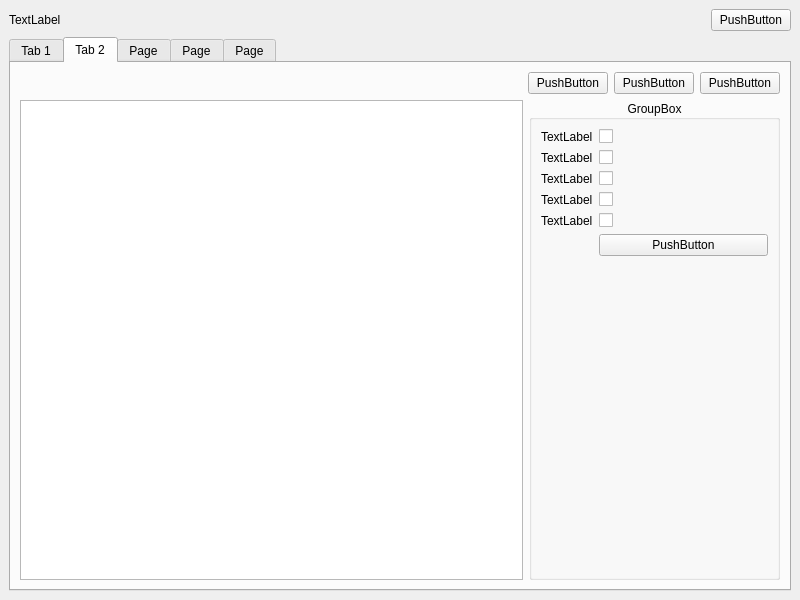
<?xml version='1.0' encoding='UTF-8'?>
<ui version="4.0">
 <class>SettingsWindow</class>
 <widget class="QMainWindow" name="SettingsWindow">
  <property name="geometry">
   <rect>
    <x>0</x>
    <y>0</y>
    <width>800</width>
    <height>600</height>
   </rect>
  </property>
  <property name="windowTitle">
   <string>SettingsWindow</string>
  </property>
  <widget class="QWidget" name="centralwidget">
   <layout class="QVBoxLayout" name="verticalLayout" stretch="0,0">
    <item>
     <layout class="QHBoxLayout" name="horizontalLayout">
      <item>
       <widget class="QLabel" name="userLabel">
        <property name="text">
         <string>TextLabel</string>
        </property>
       </widget>
      </item>
      <item>
       <spacer name="space1">
        <property name="orientation">
         <enum>Qt::Orientation::Horizontal</enum>
        </property>
        <property name="sizeHint" stdset="0">
         <size>
          <width>40</width>
          <height>20</height>
         </size>
        </property>
       </spacer>
      </item>
      <item>
       <widget class="QPushButton" name="logoutBtn">
        <property name="text">
         <string>PushButton</string>
        </property>
       </widget>
      </item>
     </layout>
    </item>
    <item>
     <widget class="QTabWidget" name="tabWidget">
      <property name="currentIndex">
       <number>1</number>
      </property>
      <widget class="QWidget" name="shopProfil">
       <attribute name="title">
        <string>Tab 1</string>
       </attribute>
       <layout class="QVBoxLayout" name="verticalLayout_2">
        <item>
         <layout class="QHBoxLayout" name="horizontalLayout_14">
          <item>
           <spacer name="horizontalSpacer_5">
            <property name="orientation">
             <enum>Qt::Orientation::Horizontal</enum>
            </property>
            <property name="sizeHint" stdset="0">
             <size>
              <width>40</width>
              <height>20</height>
             </size>
            </property>
           </spacer>
          </item>
          <item>
           <widget class="QPushButton" name="saveSettingsBtn">
            <property name="text">
             <string>PushButton</string>
            </property>
           </widget>
          </item>
          <item>
           <widget class="QPushButton" name="cancelSettingsBtn">
            <property name="text">
             <string>PushButton</string>
            </property>
           </widget>
          </item>
         </layout>
        </item>
        <item>
         <layout class="QHBoxLayout" name="horizontalLayout_2">
          <item>
           <widget class="QLabel" name="shopNameLabel">
            <property name="text">
             <string>TextLabel</string>
            </property>
           </widget>
          </item>
<item>
            <widget class="QLineEdit" name="shopNameField" />
           </item>
           </layout>
        </item>
        <item>
         <layout class="QHBoxLayout" name="horizontalLayout_3">
          <item>
           <widget class="QLabel" name="adressLable">
            <property name="text">
             <string>TextLabel</string>
            </property>
           </widget>
          </item>
          <item>
           <widget class="QLineEdit" name="adressField" />
          </item>
          <item>
           <widget class="QLineEdit" name="cityField" />
          </item>
           <item>
            <widget class="QLineEdit" name="postalField" />
           </item>
          </layout>
         </item>
         <item>
          <layout class="QHBoxLayout" name="horizontalLayout_activity">
           </layout>
         </item>
         <item>
          <layout class="QHBoxLayout" name="horizontalLayout_4">
          <item>
           <widget class="QLabel" name="phoneLabel">
            <property name="text">
             <string>TextLabel</string>
            </property>
           </widget>
          </item>
          <item>
           <widget class="QLineEdit" name="phoneField" />
          </item>
          <item>
           <widget class="QLabel" name="emailLabel">
            <property name="text">
             <string>TextLabel</string>
            </property>
           </widget>
          </item>
          <item>
           <widget class="QLineEdit" name="emailField" />
          </item>
         </layout>
        </item>
        <item>
         <widget class="QLabel" name="logoImageLabel">
          <property name="text">
           <string>TextLabel</string>
          </property>
         </widget>
        </item>
        <item>
         <layout class="QHBoxLayout" name="horizontalLayout_6">
          <item>
           <widget class="QLabel" name="websiteLabel">
            <property name="text">
             <string>TextLabel</string>
            </property>
           </widget>
          </item>
          <item>
           <widget class="QLineEdit" name="websiteField" />
          </item>
         </layout>
        </item>
        <item>
         <layout class="QHBoxLayout" name="horizontalLayout_5">
          <item>
           <layout class="QFormLayout" name="formLayout">
            <item row="0" column="0">
             <widget class="QLabel" name="facebookLabel">
              <property name="text">
               <string>TextLabel</string>
              </property>
             </widget>
            </item>
            <item row="0" column="1">
             <widget class="QLineEdit" name="facebookField" />
            </item>
            <item row="1" column="0">
             <widget class="QLabel" name="instagramLabel">
              <property name="text">
               <string>TextLabel</string>
              </property>
             </widget>
            </item>
            <item row="1" column="1">
             <widget class="QLineEdit" name="instagramField" />
            </item>
           </layout>
          </item>
          <item>
           <layout class="QFormLayout" name="formLayout_2">
            <item row="0" column="0">
             <widget class="QLabel" name="tiktokLabel">
              <property name="text">
               <string>TextLabel</string>
              </property>
             </widget>
            </item>
            <item row="1" column="0">
             <widget class="QLabel" name="whatsappLabel">
              <property name="text">
               <string>TextLabel</string>
              </property>
             </widget>
            </item>
            <item row="0" column="1">
             <widget class="QLineEdit" name="tiktokField" />
            </item>
            <item row="1" column="1">
             <widget class="QLineEdit" name="whatsappField" />
            </item>
           </layout>
          </item>
         </layout>
        </item>
       </layout>
      </widget>
      <widget class="QWidget" name="usersTab">
       <attribute name="title">
        <string>Tab 2</string>
       </attribute>
       <layout class="QVBoxLayout" name="verticalLayout_3" stretch="0,4">
        <item>
         <layout class="QHBoxLayout" name="horizontalLayout_7">
          <item>
           <spacer name="horizontalSpacer">
            <property name="orientation">
             <enum>Qt::Orientation::Horizontal</enum>
            </property>
            <property name="sizeHint" stdset="0">
             <size>
              <width>40</width>
              <height>20</height>
             </size>
            </property>
           </spacer>
          </item>
          <item>
           <widget class="QPushButton" name="userAddBtn">
            <property name="text">
             <string>PushButton</string>
            </property>
           </widget>
          </item>
          <item>
           <widget class="QPushButton" name="userEditBtn">
            <property name="text">
             <string>PushButton</string>
            </property>
           </widget>
          </item>
          <item>
           <widget class="QPushButton" name="userDeleteBtn">
            <property name="text">
             <string>PushButton</string>
            </property>
           </widget>
          </item>
         </layout>
        </item>
        <item>
         <layout class="QHBoxLayout" name="horizontalLayout_26" stretch="2,1">
          <item>
           <widget class="QTableView" name="usersTable" />
          </item>
          <item>
           <widget class="QGroupBox" name="userPermissions">
            <property name="title">
             <string>GroupBox</string>
            </property>
            <property name="alignment">
             <set>Qt::AlignmentFlag::AlignCenter</set>
            </property>
            <layout class="QFormLayout" name="formLayout_3">
             <property name="labelAlignment">
              <set>Qt::AlignmentFlag::AlignCenter</set>
             </property>
             <property name="formAlignment">
              <set>Qt::AlignmentFlag::AlignHCenter|Qt::AlignmentFlag::AlignTop</set>
             </property>
             <item row="0" column="0">
              <widget class="QLabel" name="pWithdrawLabel">
               <property name="text">
                <string>TextLabel</string>
               </property>
              </widget>
             </item>
             <item row="0" column="1">
              <widget class="ToggleSwitch" name="pWithdrawCheck">
               <property name="text">
                <string />
               </property>
              </widget>
             </item>
             <item row="1" column="0">
              <widget class="QLabel" name="pDeleteTicketLabel">
               <property name="text">
                <string>TextLabel</string>
               </property>
              </widget>
             </item>
             <item row="1" column="1">
              <widget class="ToggleSwitch" name="pDeleteTicketCheck">
               <property name="text">
                <string />
               </property>
              </widget>
             </item>
             <item row="2" column="0">
              <widget class="QLabel" name="pDeleteProductLabel">
               <property name="text">
                <string>TextLabel</string>
               </property>
              </widget>
             </item>
             <item row="2" column="1">
              <widget class="ToggleSwitch" name="pDeleteProductCheck">
               <property name="text">
                <string />
               </property>
              </widget>
             </item>
             <item row="3" column="0">
              <widget class="QLabel" name="pAddCatLabel">
               <property name="text">
                <string>TextLabel</string>
               </property>
              </widget>
             </item>
             <item row="3" column="1">
              <widget class="ToggleSwitch" name="paddCatCheck">
               <property name="text">
                <string />
               </property>
              </widget>
             </item>
             <item row="4" column="0">
              <widget class="QLabel" name="pDiscountsLabel">
               <property name="text">
                <string>TextLabel</string>
               </property>
              </widget>
             </item>
             <item row="4" column="1">
              <widget class="ToggleSwitch" name="pDiscountsCheck">
               <property name="text">
                <string />
               </property>
              </widget>
             </item>
             <item row="8" column="1">
              <widget class="QPushButton" name="permissionsSaveBtn">
               <property name="text">
                <string>PushButton</string>
               </property>
              </widget>
             </item>
            </layout>
           </widget>
          </item>
         </layout>
        </item>
       </layout>
      </widget>
      <widget class="QWidget" name="appSettings">
       <attribute name="title">
        <string>Page</string>
       </attribute>
        <layout class="QVBoxLayout" name="appSettingsOuter">
         <property name="leftMargin">
          <number>0</number>
         </property>
         <property name="topMargin">
          <number>0</number>
         </property>
         <property name="rightMargin">
          <number>0</number>
         </property>
         <property name="bottomMargin">
          <number>0</number>
         </property>
         <item>
          <widget class="QScrollArea" name="appSettingsScroll">
           <property name="frameShape">
            <enum>QFrame::NoFrame</enum>
           </property>
           <property name="widgetResizable">
            <bool>true</bool>
           </property>
           <widget class="QWidget" name="appSettingsScrollArea">
            <layout class="QVBoxLayout" name="verticalLayout_4" stretch="1,1,1,2">
        <item>
         <widget class="QGroupBox" name="themeSettings">
          <property name="title">
           <string>GroupBox</string>
          </property>
          <layout class="QVBoxLayout" name="verticalLayout_6">
            <item>
             <layout class="QHBoxLayout" name="horizontalLayout_10">
              <item>
               <widget class="QComboBox" name="colorSelect" />
              </item>
              <item>
               <widget class="QComboBox" name="fontSelect" />
              </item>
             </layout>
            </item>
            <item>
             <layout class="QHBoxLayout" name="horizontalLayout_bgImage">
              <item>
               <widget class="QLabel" name="bgImageLabel">
                <property name="text">
                 <string>Background image</string>
                </property>
               </widget>
              </item>
              <item>
               <widget class="QPushButton" name="bgImageChooseBtn">
                <property name="text">
                 <string>Choose Image...</string>
                </property>
               </widget>
              </item>
              <item>
               <widget class="QPushButton" name="bgImageRemoveBtn">
                <property name="text">
                 <string>Remove</string>
                </property>
               </widget>
              </item>
              <item>
               <widget class="QLabel" name="bgImagePreview">
                <property name="text">
                 <string />
                </property>
                <property name="fixedSize">
                 <size>
                  <width>60</width>
                  <height>34</height>
                 </size>
                </property>
                <property name="alignment">
                 <set>Qt::AlignmentFlag::AlignCenter</set>
                </property>
               </widget>
              </item>
              <item>
               <spacer name="horizontalSpacer_bgImage">
                <property name="orientation">
                 <enum>Qt::Orientation::Horizontal</enum>
                </property>
                <property name="sizeHint" stdset="0">
                 <size>
                  <width>20</width>
                  <height>20</height>
                 </size>
                </property>
               </spacer>
              </item>
             </layout>
            </item>
            <item>
             <layout class="QHBoxLayout" name="horizontalLayout_bgOptions">
              <item>
               <widget class="QLabel" name="bgScaleLabel">
                <property name="text">
                 <string>Scale</string>
                </property>
               </widget>
              </item>
              <item>
               <widget class="QComboBox" name="bgScaleSelect" />
              </item>
              <item>
               <spacer name="horizontalSpacer_bgOptions">
                <property name="orientation">
                 <enum>Qt::Orientation::Horizontal</enum>
                </property>
                <property name="sizeHint" stdset="0">
                 <size>
                  <width>20</width>
                  <height>20</height>
                 </size>
                </property>
               </spacer>
              </item>
              <item>
               <widget class="QLabel" name="bgDimLabel">
                <property name="text">
                 <string>Dim</string>
                </property>
               </widget>
              </item>
              <item>
               <widget class="QSlider" name="bgDimSlider">
                <property name="toolTip">
                 <string>Darkens the background image so text stays readable (no effect without an image)</string>
                </property>
                <property name="orientation">
                 <enum>Qt::Orientation::Horizontal</enum>
                </property>
                <property name="minimum">
                 <number>0</number>
                </property>
                <property name="maximum">
                 <number>100</number>
                </property>
                <property name="singleStep">
                 <number>5</number>
                </property>
                <property name="pageStep">
                 <number>25</number>
                </property>
                <property name="value">
                 <number>0</number>
                </property>
                <property name="maximumSize">
                 <size>
                  <width>140</width>
                  <height>16777215</height>
                 </size>
                </property>
               </widget>
              </item>
              <item>
               <widget class="QLabel" name="bgDimValue">
                <property name="text">
                 <string>0%</string>
                </property>
               </widget>
              </item>
             </layout>
            </item>
            <item>
             <layout class="QHBoxLayout" name="horizontalLayout_bgColor">
              <item>
               <widget class="QLabel" name="bgColorLabel">
                <property name="text">
                 <string>Background color (fallback)</string>
                </property>
               </widget>
              </item>
              <item>
               <widget class="QPushButton" name="bgColorBtn">
                <property name="text">
                 <string />
                </property>
                <property name="fixedSize">
                 <size>
                  <width>28</width>
                  <height>28</height>
                 </size>
                </property>
               </widget>
              </item>
              <item>
               <widget class="QPushButton" name="bgColorResetBtn">
                <property name="text">
                 <string>Reset</string>
                </property>
               </widget>
              </item>
             </layout>
            </item>
             <item>
              <layout class="QHBoxLayout" name="horizontalLayout_animations">
               <item>
                <widget class="QLabel" name="animationsLabel">
                 <property name="text">
                  <string>TextLabel</string>
                 </property>
                </widget>
               </item>
               <item>
                <widget class="ToggleSwitch" name="animationsCheckBox">
                 <property name="text">
                  <string>CheckBox</string>
                 </property>
                </widget>
               </item>
               <item>
                <spacer name="horizontalSpacer_animations">
                 <property name="orientation">
                  <enum>Qt::Orientation::Horizontal</enum>
                 </property>
                 <property name="sizeHint" stdset="0">
                  <size>
                   <width>40</width>
                   <height>20</height>
                  </size>
                 </property>
                </spacer>
               </item>
              </layout>
             </item>
             <item>
              <layout class="QHBoxLayout" name="horizontalLayout_notifSound">
               <item>
                <widget class="QLabel" name="notifSoundLabel">
                 <property name="text">
                  <string>TextLabel</string>
                 </property>
                </widget>
               </item>
               <item>
                <widget class="ToggleSwitch" name="notifSoundCheckBox">
                 <property name="text">
                  <string>CheckBox</string>
                 </property>
                </widget>
               </item>
               <item>
                <widget class="QPushButton" name="notifSoundTestBtn">
                 <property name="text">
                  <string>Play</string>
                 </property>
                </widget>
               </item>
               <item>
                <spacer name="horizontalSpacer_notifSound">
                 <property name="orientation">
                  <enum>Qt::Orientation::Horizontal</enum>
                 </property>
                 <property name="sizeHint" stdset="0">
                  <size>
                   <width>40</width>
                   <height>20</height>
                  </size>
                 </property>
                </spacer>
               </item>
              </layout>
             </item>
          </layout>
         </widget>
        </item>
        <item>
         <widget class="QGroupBox" name="registerSettings">
          <property name="title">
           <string>GroupBox</string>
          </property>
          <layout class="QHBoxLayout" name="horizontalLayout_19">
           <item>
            <widget class="QLabel" name="OOSLabel">
             <property name="text">
              <string>TextLabel</string>
             </property>
            </widget>
           </item>
           <item>
            <widget class="ToggleSwitch" name="OOSCheckBox">
             <property name="text">
              <string>CheckBox</string>
             </property>
            </widget>
           </item>
           <item>
            <spacer name="horizontalSpacer_7">
             <property name="orientation">
              <enum>Qt::Orientation::Horizontal</enum>
             </property>
             <property name="sizeHint" stdset="0">
              <size>
               <width>40</width>
               <height>20</height>
              </size>
             </property>
            </spacer>
           </item>
          </layout>
         </widget>
        </item>
        </layout>
           </widget>
          </widget>
         </item>
        </layout>
      </widget>
      <widget class="QWidget" name="printerSettings">
       <attribute name="title">
        <string>Page</string>
       </attribute>
       <layout class="QVBoxLayout" name="verticalLayout_5">
        <item>
         <layout class="QHBoxLayout" name="horizontalLayout_20">
          <item>
           <spacer name="horizontalSpacer_8">
            <property name="orientation">
             <enum>Qt::Orientation::Horizontal</enum>
            </property>
            <property name="sizeHint" stdset="0">
             <size>
              <width>40</width>
              <height>20</height>
             </size>
            </property>
           </spacer>
          </item>
          <item>
           <widget class="QLabel" name="printerEnableLabel">
            <property name="text">
             <string>TextLabel</string>
            </property>
           </widget>
          </item>
          <item>
           <widget class="ToggleSwitch" name="printerEnableBox">
            <property name="text">
             <string>CheckBox</string>
            </property>
           </widget>
          </item>
         </layout>
        </item>
        <item>
         <layout class="QHBoxLayout" name="horizontalLayout_11">
          <item>
           <widget class="QComboBox" name="portSelect" />
          </item>
          <item>
           <widget class="QPushButton" name="portRefreshBtn">
            <property name="text">
             <string>PushButton</string>
            </property>
           </widget>
          </item>
         </layout>
        </item>
        <item>
         <layout class="QHBoxLayout" name="horizontalLayout_15">
          <item>
           <widget class="QLabel" name="baudRateLabel">
            <property name="text">
             <string>TextLabel</string>
            </property>
           </widget>
          </item>
          <item>
           <widget class="QComboBox" name="baudRateSelect" />
          </item>
          <item>
           <widget class="QLabel" name="dataBitsLabel">
            <property name="text">
             <string>TextLabel</string>
            </property>
           </widget>
          </item>
          <item>
           <widget class="QComboBox" name="dataBitsSelect" />
          </item>
         </layout>
        </item>
        <item>
         <layout class="QHBoxLayout" name="horizontalLayout_16">
          <item>
           <widget class="QLabel" name="parityLabel">
            <property name="text">
             <string>TextLabel</string>
            </property>
           </widget>
          </item>
          <item>
           <widget class="QComboBox" name="paritySelect" />
          </item>
          <item>
           <widget class="QLabel" name="stopBitsLabel">
            <property name="text">
             <string>TextLabel</string>
            </property>
           </widget>
          </item>
          <item>
           <widget class="QComboBox" name="stopBitsSelect" />
          </item>
         </layout>
        </item>
        <item>
         <layout class="QHBoxLayout" name="horizontalLayout_17">
          <item>
           <widget class="QLabel" name="flowLabel">
            <property name="text">
             <string>TextLabel</string>
            </property>
           </widget>
          </item>
          <item>
           <widget class="QComboBox" name="flowSelect" />
          </item>
          <item>
           <widget class="QLabel" name="latencyLabel">
            <property name="text">
             <string>TextLabel</string>
            </property>
           </widget>
          </item>
          <item>
           <widget class="QSpinBox" name="latencySelect" />
          </item>
         </layout>
        </item>
        <item>
         <layout class="QHBoxLayout" name="horizontalLayout_12">
          <item>
           <widget class="QComboBox" name="paperSizeSelect" />
          </item>
          <item>
           <widget class="QComboBox" name="encodingSelect" />
          </item>
         </layout>
        </item>
        <item>
         <layout class="QHBoxLayout" name="horizontalLayout_13">
          <item>
           <widget class="QPushButton" name="savePrinterBtn">
            <property name="text">
             <string>PushButton</string>
            </property>
           </widget>
          </item>
          <item>
           <widget class="QPushButton" name="printTestBtn">
            <property name="text">
             <string>PushButton</string>
            </property>
           </widget>
          </item>
          <item>
           <spacer name="horizontalSpacer_4">
            <property name="orientation">
             <enum>Qt::Orientation::Horizontal</enum>
            </property>
            <property name="sizeHint" stdset="0">
             <size>
              <width>40</width>
              <height>20</height>
             </size>
            </property>
           </spacer>
          </item>
          <item>
           <widget class="QLabel" name="printerStatusLabel">
            <property name="text">
             <string>TextLabel</string>
            </property>
           </widget>
          </item>
         </layout>
        </item>
       </layout>
      </widget>
      <widget class="QWidget" name="notificationSettings_2">
       <attribute name="title">
        <string>Page</string>
       </attribute>
       <layout class="QVBoxLayout" name="verticalLayout_8">
        <item>
         <layout class="QHBoxLayout" name="horizontalLayout_24">
          <item>
           <widget class="QLabel" name="openTicketLabel">
            <property name="text">
             <string>TextLabel</string>
            </property>
           </widget>
          </item>
          <item>
           <widget class="ToggleSwitch" name="openTicketCheck">
            <property name="text">
             <string>Enabled</string>
            </property>
           </widget>
          </item>
          <item>
           <widget class="QComboBox" name="openTicketDays" />
          </item>
          <item>
           <spacer name="horizontalSpacer_12">
            <property name="orientation">
             <enum>Qt::Orientation::Horizontal</enum>
            </property>
            <property name="sizeHint" stdset="0">
             <size>
              <width>40</width>
              <height>20</height>
             </size>
            </property>
           </spacer>
          </item>
         </layout>
        </item>
        <item>
         <layout class="QHBoxLayout" name="horizontalLayout_23">
          <item>
           <spacer name="horizontalSpacer_11">
            <property name="orientation">
             <enum>Qt::Orientation::Horizontal</enum>
            </property>
            <property name="sizeHint" stdset="0">
             <size>
              <width>40</width>
              <height>20</height>
             </size>
            </property>
           </spacer>
          </item>
         </layout>
        </item>
        <item>
         <layout class="QHBoxLayout" name="horizontalLayout_22">
          <item>
           <widget class="QLabel" name="outStockLabel">
            <property name="text">
             <string>TextLabel</string>
            </property>
           </widget>
          </item>
          <item>
           <widget class="ToggleSwitch" name="outStockCheck">
            <property name="text">
             <string>Enabled</string>
            </property>
           </widget>
          </item>
          <item>
           <spacer name="horizontalSpacer_9">
            <property name="orientation">
             <enum>Qt::Orientation::Horizontal</enum>
            </property>
            <property name="sizeHint" stdset="0">
             <size>
              <width>40</width>
              <height>20</height>
             </size>
            </property>
           </spacer>
          </item>
         </layout>
        </item>
        <item>
         <layout class="QHBoxLayout" name="horizontalLayout_21">
          <item>
           <widget class="QLabel" name="nearOutStockLabel">
            <property name="text">
             <string>TextLabel</string>
            </property>
           </widget>
          </item>
          <item>
           <widget class="ToggleSwitch" name="nearOutStockCheck">
            <property name="text">
             <string>Enabled</string>
            </property>
           </widget>
          </item>
          <item>
           <widget class="QLabel" name="lowStockMinLabel">
            <property name="text">
             <string>TextLabel</string>
            </property>
           </widget>
          </item>
          <item>
           <widget class="QSpinBox" name="lowStockMinSpin">
            <property name="minimum">
             <number>1</number>
            </property>
            <property name="maximum">
             <number>10</number>
            </property>
            <property name="value">
             <number>3</number>
            </property>
           </widget>
          </item>
          <item>
           <spacer name="horizontalSpacer_10">
            <property name="orientation">
             <enum>Qt::Orientation::Horizontal</enum>
            </property>
            <property name="sizeHint" stdset="0">
             <size>
              <width>40</width>
              <height>20</height>
             </size>
            </property>
           </spacer>
          </item>
         </layout>
        </item>
        <item>
         <spacer name="notifTabStretch">
          <property name="orientation">
           <enum>Qt::Orientation::Vertical</enum>
          </property>
          <property name="sizeHint" stdset="0">
           <size>
            <width>20</width>
            <height>40</height>
           </size>
          </property>
         </spacer>
        </item>
       </layout>
      </widget>
     </widget>
    </item>
   </layout>
  </widget>
 </widget>
 <customwidgets>
  <customwidget>
   <class>ToggleSwitch</class>
   <extends>QCheckBox</extends>
   <header>ToggleSwitch.h</header>
  </customwidget>
 </customwidgets>
 <resources />
 <connections />
</ui>
